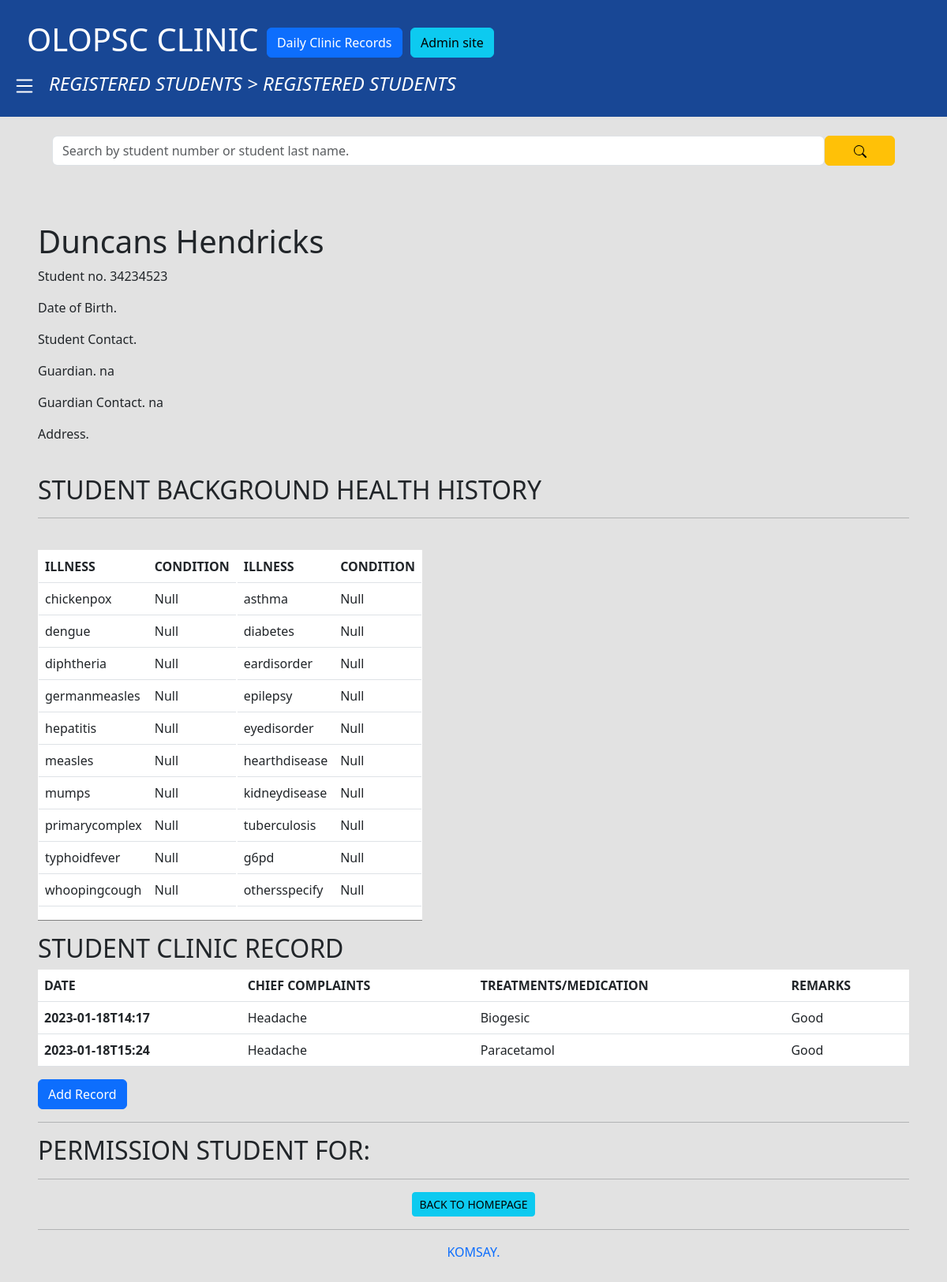
Page /36/detail/ on the committed database.
### students/models.py (models this page shows, shortened)
class Student(models.Model):
    first_name = models.CharField(max_length=30,verbose_name="First name")
    last_name = models.CharField(max_length=30,verbose_name="Last name")
    student_number = models.IntegerField(max_length=30)
    guardian_name = models.CharField(max_length=30)
    guardian_contact = models.CharField(max_length=30)
    user_created = models.CharField(max_length=30, default="2023")

class StudentClinicRecords(models.Model):
    student_record = models.ForeignKey(Student, on_delete=models.CASCADE, related_name="student_rec")
    date_and_time_of_visit = models.CharField(max_length=30)
    chief_complaints = models.CharField(max_length=30)
    treatments = models.CharField(max_length=30)
    remarks = models.CharField(max_length=30)

### students/views.py (the view)
# urls.py: path('<int:student_id>/detail/', views.detail, name='detail'),
def detail(request, student_id):
    student_clinic_record = StudentClinicRecords.objects.all()
    try:
        student = Student.objects.get(pk=student_id)
    except Student.DoesNotExist:
        raise Http404("profile does not exist")
    return render(request, "students/student_detail.html", {'student':student, 'data':student_clinic_record,})

### students/templates/students/student_detail.html (shortened to what this page needs)
{% extends 'base.html'%}
{% block content %}
<div class="p-5">
    <h1>{{ student.first_name }} {{ student.last_name}}</h1>
    <p>Student no. {{ student.student_number }}</p>
    <p>Date of Birth.</p>
    <p>Student Contact.</p>
    <p>Guardian. {{ student.guardian_name }}</p>
    <p>Guardian Contact. {{ student.guardian_contact}}</p>
    <p>Address.</p>
    <br>
    <h2>STUDENT BACKGROUND HEALTH HISTORY</h2>
    <hr>
    <div class="table">
      <table>
        <tr>
          <td>
            <table class="table table-hover" cellpadding="15">
              <tr>
                <th scope="row">ILLNESS</th>
                <th scope="row">CONDITION</th>
              </tr>
              <tr>
                <td>chickenpox</td>
                <td>Null</td>
              </tr>
              <tr>
                <td>dengue</td>
                <td>Null</td>
              </tr>
              <tr>
                <td>diphtheria</td>
                <td>Null</td>
              </tr>
              <tr>
                <td>germanmeasles</td>
                <td>Null</td>
              </tr>
              <tr>
                <td>hepatitis</td>
                <td>Null</td>
              </tr>
              <tr>
                <td>measles</td>
                <td>Null</td>
              </tr>
              <tr>
                <td>mumps</td>
                <td>Null</td>
              </tr>
              <tr>
                <td>primarycomplex</td>
                <td>Null</td>
              </tr>
              <tr>
                <td>typhoidfever</td>
                <td>Null</td>
              </tr>
              <tr>
                <td>whoopingcough</td>
                <td>Null</td>
              </tr>
            </table>
          </td>
          <br>
          <td>
            <table class="table table-hover" cellpadding="15">
              <tr>
                <th scope="row">ILLNESS</th>
                <th scope="row">CONDITION</th>
              </tr>
              <tr>
                <td>asthma</td>
                <td>Null</td>
              </tr>
              <tr>
                <td>diabetes</td>
                <td>Null</td>
              </tr>
              <tr>
                <td>eardisorder</td>
                <td>Null</td>
              </tr>
              <tr>
                <td>epilepsy</td>
                <td>Null</td>
              </tr>
              <tr>
                <td>eyedisorder</td>
                <td>Null</td>
              </tr>
              <tr>
                <td>hearthdisease</td>
                <td>Null</td>
              </tr>
              <tr>
                <td>kidneydisease</td>
                <td>Null</td>
              </tr>
              <tr>
                <td>tuberculosis</td>
                <td>Null</td>
              </tr>
              <tr>
                <td>g6pd  </td>
                <td>Null</td>
              </tr>
              <tr>
                <td>othersspecify</td>
                <td>Null</td>
              </tr>
            </table>
          </td>
        </tr>
      </table>
    </div>
    <h2>STUDENT CLINIC RECORD</h2>
    <table class="table table-hover">
        <thead>
          <tr>
            <th scope="col">DATE</th>
            <th scope="col">CHIEF COMPLAINTS</th>
            <th scope="col">TREATMENTS/MEDICATION</th>
            <th scope="col">REMARKS</th>
          </tr>
        </thead>
        <tbody>
          {% for items in data %}</h1>
          {% if items.student_record.id == student.id %}
          <tr>
            <th scope="row">{{items.date_and_time_of_visit}}</th>
            <td>{{items.chief_complaints}}</td>
            <td>{{items.treatments}}</td>
            <td>{{items.remarks}}</td>
          </tr>
          {% endif %}
          {% endfor %}
        </tbody>
      </table>
      <a href="{% url 'students:addstudentrecord' student.id %}" class="btn btn-primary">Add Record</a>
      <hr>
      <h2>PERMISSION STUDENT FOR:</h2>
      <hr>
    <div class="text-center">
    <a id="back" class="btn btn-sm btn-info" onclick="yousure()">BACK TO HOMEPAGE</a>
</div>
{% endblock %}

### rows in the picture
Student: first_name "Duncans", last_name "Hendricks", student_number "34234523", guardian_name "na", guardian_contact "na"
StudentClinicRecords: date_and_time_of_visit "2023-01-18T14:17", chief_complaints "Headache", treatments "Biogesic", remarks "Good"
StudentClinicRecords: date_and_time_of_visit "2023-01-18T15:24", chief_complaints "Headache", treatments "Paracetamol", remarks "Good"
